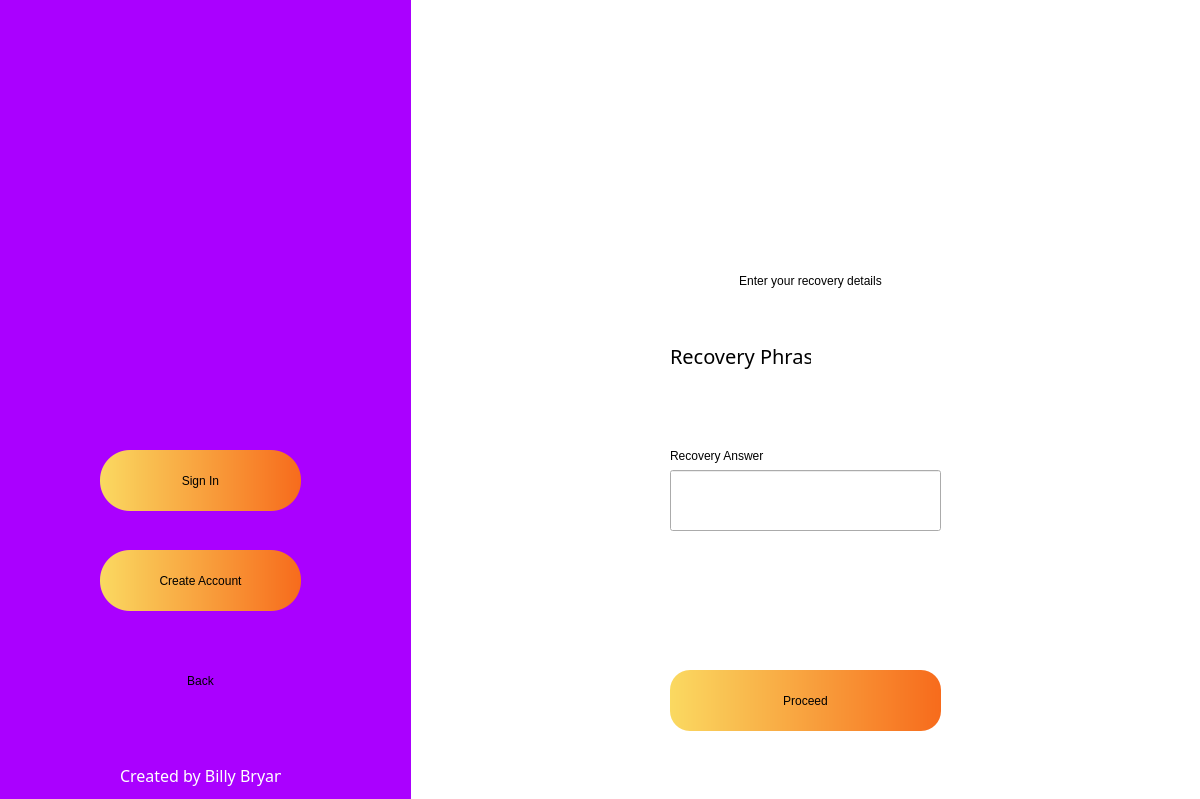
<?xml version="1.0" encoding="UTF-8"?>
<ui version="4.0">
 <class>MainWindow</class>
 <widget class="QMainWindow" name="MainWindow">
  <property name="geometry">
   <rect>
    <x>0</x>
    <y>0</y>
    <width>1200</width>
    <height>799</height>
   </rect>
  </property>
  <property name="windowTitle">
   <string>MainWindow</string>
  </property>
  <widget class="QWidget" name="centralwidget">
   <widget class="QWidget" name="bgwidget" native="true">
    <property name="geometry">
     <rect>
      <x>0</x>
      <y>0</y>
      <width>1200</width>
      <height>800</height>
     </rect>
    </property>
    <property name="styleSheet">
     <string notr="true">QWidget#bgwidget{
background-color: rgb(255, 255, 255)}
</string>
    </property>
    <widget class="QPushButton" name="proceedButton">
     <property name="geometry">
      <rect>
       <x>670</x>
       <y>670</y>
       <width>271</width>
       <height>61</height>
      </rect>
     </property>
     <property name="styleSheet">
      <string notr="true">QPushButton#proceedButton {
    border-radius: 20px;
    background-color: qlineargradient(spread:pad, x1:0, y1:0, x2:1, y2:0, stop:0 rgba(250, 217, 97, 255), stop:1 rgba(247, 107, 28, 255));
    font: 75 17pt &quot;Berlin Sans FB&quot;;
}

QPushButton#proceedButton:hover {

	background-color: qlineargradient(spread:pad, x1:0, y1:0, x2:1, y2:0, stop:0 	 		rgba(176, 149, 53, 255), stop:1 rgba(173, 74, 0, 255));
}
</string>
     </property>
     <property name="text">
      <string>Proceed</string>
     </property>
    </widget>
    <widget class="QLabel" name="label_2">
     <property name="geometry">
      <rect>
       <x>690</x>
       <y>40</y>
       <width>231</width>
       <height>191</height>
      </rect>
     </property>
     <property name="text">
      <string/>
     </property>
     <property name="pixmap">
      <pixmap>Sprites/icons/password-manager.png</pixmap>
     </property>
     <property name="alignment">
      <set>Qt::AlignCenter</set>
     </property>
    </widget>
    <widget class="QLineEdit" name="passwordTxtInput">
     <property name="geometry">
      <rect>
       <x>670</x>
       <y>470</y>
       <width>271</width>
       <height>61</height>
      </rect>
     </property>
     <property name="font">
      <font>
       <pointsize>14</pointsize>
      </font>
     </property>
     <property name="placeholderText">
      <string/>
     </property>
    </widget>
    <widget class="QLabel" name="label_4">
     <property name="geometry">
      <rect>
       <x>640</x>
       <y>250</y>
       <width>341</width>
       <height>61</height>
      </rect>
     </property>
     <property name="styleSheet">
      <string notr="true">font: 75 20pt &quot;Berlin Sans FB&quot;; color: rgb(0, 0, 0)</string>
     </property>
     <property name="text">
      <string>Enter your recovery details</string>
     </property>
     <property name="alignment">
      <set>Qt::AlignCenter</set>
     </property>
    </widget>
    <widget class="QLabel" name="label_6">
     <property name="geometry">
      <rect>
       <x>670</x>
       <y>340</y>
       <width>141</width>
       <height>31</height>
      </rect>
     </property>
     <property name="font">
      <font>
       <family>Berlin Sans FB</family>
       <pointsize>15</pointsize>
       <weight>9</weight>
       <italic>false</italic>
       <bold>false</bold>
      </font>
     </property>
     <property name="styleSheet">
      <string notr="true">font: 75 15pt &quot;Berlin Sans FB&quot;; color: rgb(0, 0, 0)</string>
     </property>
     <property name="text">
      <string>Recovery Phrase</string>
     </property>
     <property name="alignment">
      <set>Qt::AlignLeading|Qt::AlignLeft|Qt::AlignVCenter</set>
     </property>
    </widget>
    <widget class="QLabel" name="label_7">
     <property name="geometry">
      <rect>
       <x>670</x>
       <y>440</y>
       <width>151</width>
       <height>31</height>
      </rect>
     </property>
     <property name="styleSheet">
      <string notr="true">font: 75 15pt &quot;Berlin Sans FB&quot;; color: rgb(0, 0, 0)</string>
     </property>
     <property name="text">
      <string>Recovery Answer</string>
     </property>
     <property name="alignment">
      <set>Qt::AlignLeading|Qt::AlignLeft|Qt::AlignVCenter</set>
     </property>
    </widget>
    <widget class="QPushButton" name="backButton">
     <property name="geometry">
      <rect>
       <x>100</x>
       <y>650</y>
       <width>201</width>
       <height>61</height>
      </rect>
     </property>
     <property name="styleSheet">
      <string notr="true">QPushButton#backButton{
	border-radius: 30px;
	background-color: qlineargradient(spread:pad, x1:0, y1:0, x2:1, y2:0, stop:0 			rgba(250, 217, 97, 255), stop:1 rgba(247, 107, 28, 255));
	font: 75 17pt &quot;Berlin Sans FB&quot;;
} 

QPushButton#backButton:hover {

	background-color: qlineargradient(spread:pad, x1:0, y1:0, x2:1, y2:0, stop:0 rgba(176, 149, 53, 255), stop:1 rgba(173, 74, 0, 255));
}</string>
     </property>
     <property name="text">
      <string>Back</string>
     </property>
    </widget>
    <widget class="QLabel" name="errorLabel">
     <property name="geometry">
      <rect>
       <x>670</x>
       <y>570</y>
       <width>381</width>
       <height>21</height>
      </rect>
     </property>
     <property name="styleSheet">
      <string notr="true">font: 12pt &quot;MS Shell Dlg 2&quot;; color:red;</string>
     </property>
     <property name="text">
      <string/>
     </property>
     <property name="alignment">
      <set>Qt::AlignLeading|Qt::AlignLeft|Qt::AlignVCenter</set>
     </property>
    </widget>
    <widget class="QWidget" name="bgwidget_2" native="true">
     <property name="geometry">
      <rect>
       <x>1180</x>
       <y>90</y>
       <width>1200</width>
       <height>800</height>
      </rect>
     </property>
     <property name="styleSheet">
      <string notr="true">QWidget#bgwidget{
background-color: qlineargradient(spread:pad, x1:0.045, y1:0.0397727, x2:1, y2:1, stop:0 rgba(227, 227, 227, 255), stop:1 rgba(93, 104, 116, 255));}</string>
     </property>
     <widget class="QLabel" name="label_3">
      <property name="geometry">
       <rect>
        <x>520</x>
        <y>10</y>
        <width>162</width>
        <height>66</height>
       </rect>
      </property>
      <property name="layoutDirection">
       <enum>Qt::LeftToRight</enum>
      </property>
      <property name="styleSheet">
       <string notr="true">font: 75 45pt &quot;Berlin Sans FB&quot;;
</string>
      </property>
      <property name="text">
       <string>Sign in</string>
      </property>
      <property name="alignment">
       <set>Qt::AlignCenter</set>
      </property>
     </widget>
     <widget class="QPushButton" name="signInButton_2">
      <property name="geometry">
       <rect>
        <x>470</x>
        <y>580</y>
        <width>271</width>
        <height>61</height>
       </rect>
      </property>
      <property name="styleSheet">
       <string notr="true">QPushButton#signInButton {
    border-radius: 20px;
    background-color: qlineargradient(spread:pad, x1:0, y1:0, x2:1, y2:0, stop:0 rgba(250, 217, 97, 255), stop:1 rgba(247, 107, 28, 255));
    font: 75 17pt &quot;Berlin Sans FB&quot;;
}

QPushButton#signInButton:hover {

	background-color: qlineargradient(spread:pad, x1:0, y1:0, x2:1, y2:0, stop:0 	 		rgba(176, 149, 53, 255), stop:1 rgba(173, 74, 0, 255));
}
</string>
      </property>
      <property name="text">
       <string>Sign In</string>
      </property>
     </widget>
     <widget class="QLabel" name="label_8">
      <property name="geometry">
       <rect>
        <x>540</x>
        <y>90</y>
        <width>131</width>
        <height>151</height>
       </rect>
      </property>
      <property name="text">
       <string/>
      </property>
      <property name="pixmap">
       <pixmap>Sprites/icon_app/icon_app_27.png</pixmap>
      </property>
     </widget>
     <widget class="QLineEdit" name="passwordTxtInput_2">
      <property name="geometry">
       <rect>
        <x>470</x>
        <y>450</y>
        <width>271</width>
        <height>61</height>
       </rect>
      </property>
      <property name="font">
       <font>
        <pointsize>14</pointsize>
       </font>
      </property>
      <property name="placeholderText">
       <string/>
      </property>
     </widget>
     <widget class="QLineEdit" name="usernameTxtInput_2">
      <property name="geometry">
       <rect>
        <x>470</x>
        <y>340</y>
        <width>271</width>
        <height>61</height>
       </rect>
      </property>
      <property name="font">
       <font>
        <pointsize>14</pointsize>
       </font>
      </property>
      <property name="placeholderText">
       <string/>
      </property>
     </widget>
     <widget class="QLabel" name="label_9">
      <property name="geometry">
       <rect>
        <x>440</x>
        <y>240</y>
        <width>331</width>
        <height>61</height>
       </rect>
      </property>
      <property name="styleSheet">
       <string notr="true">font: 75 20pt &quot;Berlin Sans FB&quot;; color: rgb(0, 0, 0)</string>
      </property>
      <property name="text">
       <string>Sign in to an existing account</string>
      </property>
      <property name="alignment">
       <set>Qt::AlignCenter</set>
      </property>
     </widget>
     <widget class="QLabel" name="label_10">
      <property name="geometry">
       <rect>
        <x>440</x>
        <y>740</y>
        <width>331</width>
        <height>61</height>
       </rect>
      </property>
      <property name="font">
       <font>
        <family>Berlin Sans FB</family>
        <pointsize>18</pointsize>
        <weight>9</weight>
        <italic>false</italic>
        <bold>false</bold>
       </font>
      </property>
      <property name="styleSheet">
       <string notr="true">font: 75 18pt &quot;Berlin Sans FB&quot;; color: rgb(0, 0, 0)</string>
      </property>
      <property name="text">
       <string>Forgot Username / Password?</string>
      </property>
      <property name="alignment">
       <set>Qt::AlignCenter</set>
      </property>
     </widget>
     <widget class="QLabel" name="label_11">
      <property name="geometry">
       <rect>
        <x>470</x>
        <y>310</y>
        <width>91</width>
        <height>31</height>
       </rect>
      </property>
      <property name="font">
       <font>
        <family>Berlin Sans FB</family>
        <pointsize>15</pointsize>
        <weight>9</weight>
        <italic>false</italic>
        <bold>false</bold>
       </font>
      </property>
      <property name="styleSheet">
       <string notr="true">font: 75 15pt &quot;Berlin Sans FB&quot;; color: rgb(0, 0, 0)</string>
      </property>
      <property name="text">
       <string>Username</string>
      </property>
      <property name="alignment">
       <set>Qt::AlignCenter</set>
      </property>
     </widget>
     <widget class="QLabel" name="label_12">
      <property name="geometry">
       <rect>
        <x>470</x>
        <y>420</y>
        <width>91</width>
        <height>31</height>
       </rect>
      </property>
      <property name="styleSheet">
       <string notr="true">font: 75 15pt &quot;Berlin Sans FB&quot;; color: rgb(0, 0, 0)</string>
      </property>
      <property name="text">
       <string>Password</string>
      </property>
      <property name="alignment">
       <set>Qt::AlignCenter</set>
      </property>
     </widget>
     <widget class="QPushButton" name="backButton_2">
      <property name="geometry">
       <rect>
        <x>470</x>
        <y>670</y>
        <width>271</width>
        <height>61</height>
       </rect>
      </property>
      <property name="styleSheet">
       <string notr="true">QPushButton#backButton{
	border-radius: 20px;
	background-color: qlineargradient(spread:pad, x1:0, y1:0, x2:1, y2:0, stop:0 			rgba(250, 217, 97, 255), stop:1 rgba(247, 107, 28, 255));
	font: 75 17pt &quot;Berlin Sans FB&quot;;
} 

QPushButton#backButton:hover {

	background-color: qlineargradient(spread:pad, x1:0, y1:0, x2:1, y2:0, stop:0 rgba(176, 149, 53, 255), stop:1 rgba(173, 74, 0, 255));
}</string>
      </property>
      <property name="text">
       <string>Back</string>
      </property>
     </widget>
     <widget class="QLabel" name="errorLabel_2">
      <property name="geometry">
       <rect>
        <x>460</x>
        <y>530</y>
        <width>301</width>
        <height>21</height>
       </rect>
      </property>
      <property name="styleSheet">
       <string notr="true">font: 12pt &quot;MS Shell Dlg 2&quot;; color:red;</string>
      </property>
      <property name="text">
       <string/>
      </property>
      <property name="alignment">
       <set>Qt::AlignCenter</set>
      </property>
     </widget>
    </widget>
    <widget class="QLabel" name="recoveryPhraseLabel">
     <property name="geometry">
      <rect>
       <x>670</x>
       <y>400</y>
       <width>331</width>
       <height>21</height>
      </rect>
     </property>
     <property name="styleSheet">
      <string notr="true">font: 12pt &quot;MS Shell Dlg 2&quot;; color:red;</string>
     </property>
     <property name="text">
      <string/>
     </property>
     <property name="alignment">
      <set>Qt::AlignLeading|Qt::AlignLeft|Qt::AlignVCenter</set>
     </property>
    </widget>
    <widget class="QWidget" name="widget" native="true">
     <property name="geometry">
      <rect>
       <x>0</x>
       <y>-10</y>
       <width>411</width>
       <height>811</height>
      </rect>
     </property>
     <property name="styleSheet">
      <string notr="true">background-color: rgb(170, 0, 255);</string>
     </property>
     <widget class="QLabel" name="label_16">
      <property name="geometry">
       <rect>
        <x>-10</x>
        <y>10</y>
        <width>471</width>
        <height>431</height>
       </rect>
      </property>
      <property name="text">
       <string/>
      </property>
      <property name="pixmap">
       <pixmap>QR_CODES/githubWhite.png</pixmap>
      </property>
     </widget>
     <widget class="QPushButton" name="signInButton">
      <property name="geometry">
       <rect>
        <x>100</x>
        <y>460</y>
        <width>201</width>
        <height>61</height>
       </rect>
      </property>
      <property name="layoutDirection">
       <enum>Qt::LeftToRight</enum>
      </property>
      <property name="styleSheet">
       <string notr="true">QPushButton#signInButton {
    border-radius: 30px;
    background-color: qlineargradient(spread:pad, x1:0, y1:0, x2:1, y2:0, stop:0 rgba(250, 217, 97, 255), stop:1 rgba(247, 107, 28, 255));
    font: 75 17pt &quot;Berlin Sans FB&quot;;
}

QPushButton#signInButton:hover {

	background-color: qlineargradient(spread:pad, x1:0, y1:0, x2:1, y2:0, stop:0 	 		rgba(176, 149, 53, 255), stop:1 rgba(173, 74, 0, 255));
}
</string>
      </property>
      <property name="text">
       <string>Sign In</string>
      </property>
     </widget>
     <widget class="QLabel" name="label_17">
      <property name="geometry">
       <rect>
        <x>120</x>
        <y>770</y>
        <width>161</width>
        <height>31</height>
       </rect>
      </property>
      <property name="font">
       <font>
        <family>Berlin Sans FB</family>
        <pointsize>12</pointsize>
        <weight>9</weight>
        <italic>false</italic>
        <bold>false</bold>
       </font>
      </property>
      <property name="styleSheet">
       <string notr="true">font: 75 12pt &quot;Berlin Sans FB&quot;;
color: rgb(255, 255, 255);
background-color: transparent;

</string>
      </property>
      <property name="text">
       <string>Created by Billy Bryant</string>
      </property>
     </widget>
     <widget class="QPushButton" name="createAccountButton">
      <property name="geometry">
       <rect>
        <x>100</x>
        <y>560</y>
        <width>201</width>
        <height>61</height>
       </rect>
      </property>
      <property name="styleSheet">
       <string notr="true">QPushButton#createAccountButton {
border-radius: 30px;
    background-color: qlineargradient(spread:pad, x1:0, y1:0, x2:1, y2:0, stop:0 rgba(250, 217, 97, 255), stop:1 rgba(247, 107, 28, 255));
    font: 75 17pt &quot;Berlin Sans FB&quot;;
}

QPushButton#createAccountButton:hover {

	background-color: qlineargradient(spread:pad, x1:0, y1:0, x2:1, y2:0, stop:0 	 		rgba(176, 149, 53, 255), stop:1 rgba(173, 74, 0, 255));
}
</string>
      </property>
      <property name="text">
       <string>Create Account</string>
      </property>
     </widget>
    </widget>
    <zorder>widget</zorder>
    <zorder>proceedButton</zorder>
    <zorder>label_2</zorder>
    <zorder>passwordTxtInput</zorder>
    <zorder>label_4</zorder>
    <zorder>label_6</zorder>
    <zorder>label_7</zorder>
    <zorder>backButton</zorder>
    <zorder>errorLabel</zorder>
    <zorder>bgwidget_2</zorder>
    <zorder>recoveryPhraseLabel</zorder>
   </widget>
  </widget>
 </widget>
 <resources/>
 <connections/>
</ui>
